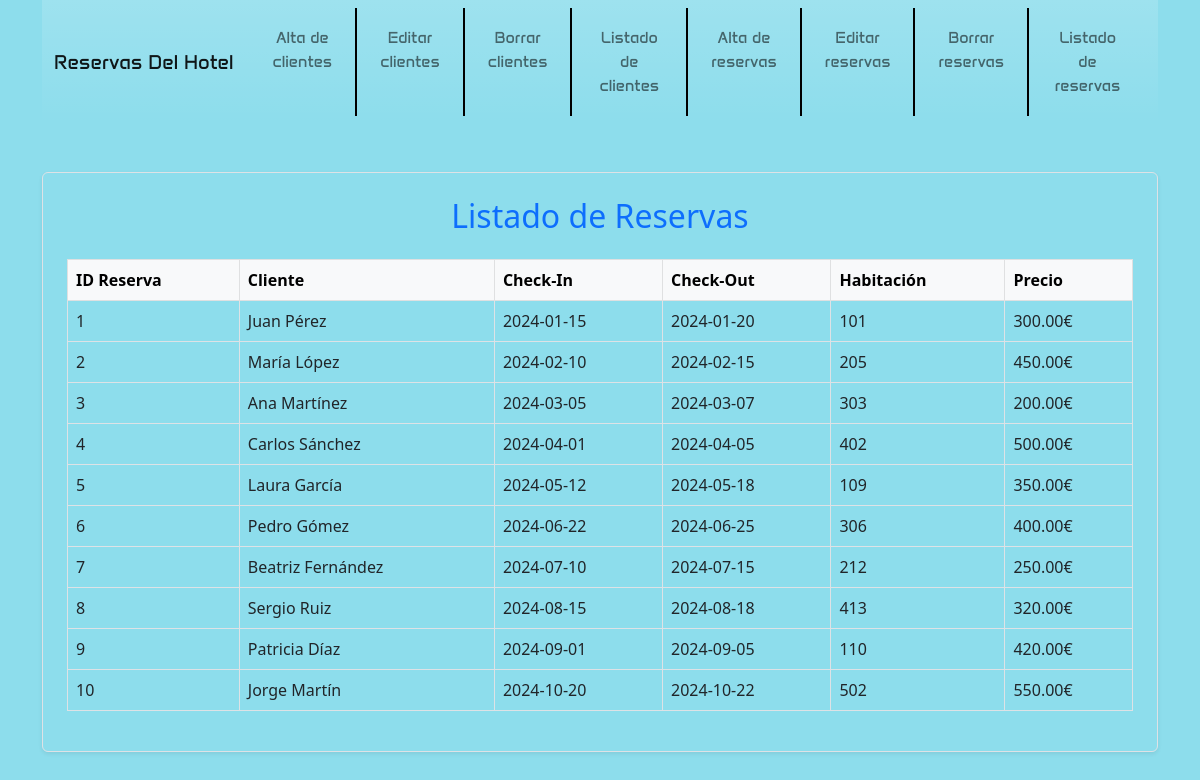
Screenshot of /funcionListadoReserva.php with the database file from the repository.
### tables this page shows
CREATE TABLE reservas (
    reservation_id INT AUTO_INCREMENT PRIMARY KEY,   
    client_id INT,                                   
    check_in_date DATE,                              
    check_out_date DATE,                             
    room_number INT,                                 
    price DECIMAL(10, 2),                            
    FOREIGN KEY (client_id) REFERENCES clientes(client_id)   
);

CREATE TABLE clientes (
    client_id INT AUTO_INCREMENT PRIMARY KEY,   
    client_name VARCHAR(100) NOT NULL,          
    address VARCHAR(255),                       
    phone_number VARCHAR(20),                   
    email VARCHAR(100)                          
);

### funcionListadoReserva.php (the view, shortened to what this page needs)
<?php
$conexion = obtenerConexion();
$reservationId = $_POST['reservation_id'];
$sql = "
    SELECT r.reservation_id, r.check_in_date, r.check_out_date, r.room_number, r.price, c.client_name
    FROM reservas r
    INNER JOIN clientes c ON r.client_id = c.client_id
    WHERE ? IS NULL OR r.reservation_id = ?";
$stmt = $conexion->prepare($sql);
$stmt->bind_param("ii", $reservationId, $reservationId);
$stmt->execute();
$resultado = $stmt->get_result();
$mensaje = "";
if ($resultado->num_rows > 0) {
    $mensaje .= "<div class='container mt-5 p-4 border rounded shadow-sm'>";
    $mensaje .= "<h2 class='text-center text-primary mb-4'>Listado de Reservas</h2>";
    $mensaje .= "<table class='table table-bordered table-hover'>";
    $mensaje .= "<thead class='table-light'><tr><th>ID Reserva</th><th>Cliente</th><th>Check-In</th><th>Check-Out</th><th>Habitación</th><th>Precio</th></tr></thead>";
    $mensaje .= "<tbody>";
    while ($fila = $resultado->fetch_assoc()) {
        $mensaje .= "<tr>";
        $mensaje .= "<td>" . htmlspecialchars($fila['reservation_id']) . "</td>";
        $mensaje .= "<td>" . htmlspecialchars($fila['client_name']) . "</td>";
        $mensaje .= "<td>" . htmlspecialchars($fila['check_in_date']) . "</td>";
        $mensaje .= "<td>" . htmlspecialchars($fila['check_out_date']) . "</td>";
        $mensaje .= "<td>" . htmlspecialchars($fila['room_number']) . "</td>";
        $mensaje .= "<td>" . htmlspecialchars($fila['price']) . "€</td>";
        $mensaje .= "</tr>";
    }
    $mensaje .= "</tbody></table>";
    $mensaje .= "</div>";
} else {
    $mensaje = "<div class='container mt-5'><h2 class='text-center text-warning'>No se encontraron reservas con ese ID</h2></div>";
}
echo $mensaje;
?>

### css/estilos.css (style rules this page uses)
body { background-color: #8dddec; }
nav, nav * { font-family: 'Anta'; }
.navbar-nav { display: flex; justify-content: space-between; width: 100%; padding: 0; margin: 0; }
.nav-item { padding: 10px 15px; border-right: 2px solid #000000; }
.nav-item:last-child { border-right: none; }
.nav-link { text-align: center; display: block; }

### rows the page displays
reservas: reservation_id "1", client.client_name "Juan Pérez", check_in_date "2024-01-15", check_out_date "2024-01-20", room_number "101", price "300.00"
reservas: reservation_id "2", client.client_name "María López", check_in_date "2024-02-10", check_out_date "2024-02-15", room_number "205", price "450.00"
reservas: reservation_id "3", client.client_name "Ana Martínez", check_in_date "2024-03-05", check_out_date "2024-03-07", room_number "303", price "200.00"
reservas: reservation_id "4", client.client_name "Carlos Sánchez", check_in_date "2024-04-01", check_out_date "2024-04-05", room_number "402", price "500.00"
reservas: reservation_id "5", client.client_name "Laura García", check_in_date "2024-05-12", check_out_date "2024-05-18", room_number "109", price "350.00"
reservas: reservation_id "6", client.client_name "Pedro Gómez", check_in_date "2024-06-22", check_out_date "2024-06-25", room_number "306", price "400.00"
reservas: reservation_id "7", client.client_name "Beatriz Fernández", check_in_date "2024-07-10", check_out_date "2024-07-15", room_number "212", price "250.00"
reservas: reservation_id "8", client.client_name "Sergio Ruiz", check_in_date "2024-08-15", check_out_date "2024-08-18", room_number "413", price "320.00"
reservas: reservation_id "9", client.client_name "Patricia Díaz", check_in_date "2024-09-01", check_out_date "2024-09-05", room_number "110", price "420.00"
reservas: reservation_id "10", client.client_name "Jorge Martín", check_in_date "2024-10-20", check_out_date "2024-10-22", room_number "502", price "550.00"
